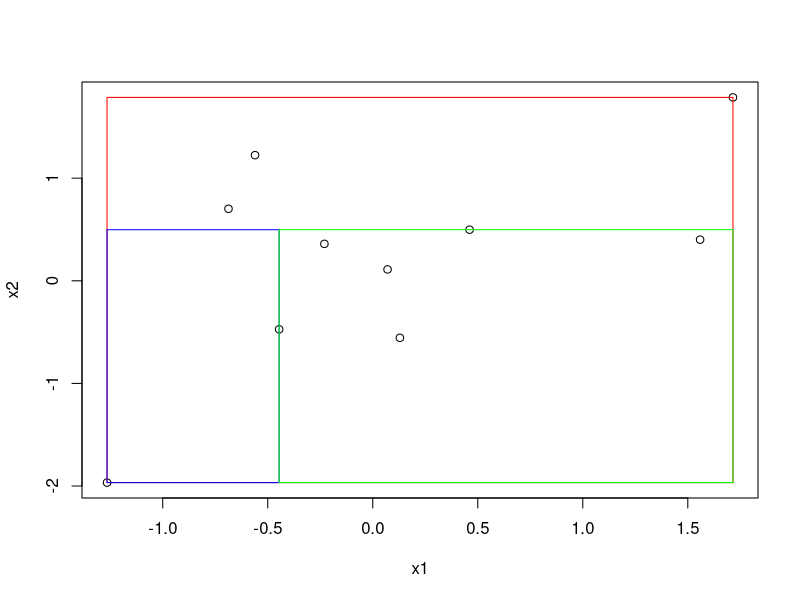

Write the R code that produced this figure.
## ---- chunk 1
knitr::opts_chunk$set(echo = TRUE)
## ---- chunk 2
f <- function() {
  fe <- environment(f)
  ee <- environment()
  pe <- parent.env(ee)
  list(fe=fe,ee=ee,pe=pe)
}
f()
## ---- chunk 3
f <- function(xx) {
  xx_parent <- if(exists("xx",envir=environment(f))) {
    get("xx",environment(f))
  } else {
    NULL
  }
  list(xx,xx_parent)
}
f(2)
xx <- 1
f(2)
rm(xx)
## ---- chunk 4
f <- function(xx) {
  if(exists("xx",envir=environment(f))) {
    xx_parent <- get("xx",envir=environment(f))
    if(xx_parent != xx) {
      warning("xx value in global env is ",xx_parent," and xx value in f is ",xx,"\n")
    }
  }
}
f(1)
xx <- 2
f(1)
rm(xx)
## ---- chunk 5
`%c%` <- function(x,y) c(x,y)
1:3 %c% 4:6
## ---- chunk 6
rfun <- function(seed,n) { set.seed(seed); return(rnorm(n))}
dat2 <- lapply(1:10,rfun,n=1e5) # apply rfun function with n=1e5 over 1:10
mfun2 <- function(x) { 
  return( data.frame(sum=sum(x),n=length(x)) ) }
sumdat <- lapply(dat2,mfun2) # apply mfun2 to each element of list "dat2"
simple_reduce <- function(x, f) { # Text section 9.5
  out <- x[[1]] 
  for (i in seq(2, length(x))) {
    out <- f(out, x[[i]])
  }
  out
}
allres <- simple_reduce(sumdat,rbind)
my_mean <- sum(allres[,"sum"])/sum(allres[,"n"]) # mean
## ---- chunk 7
mfun3 <- function(x,my_mean) { 
  return(data.frame(sum=sum((x-my_mean)^2),n=length(x)))
  }
## ---- chunk 8
sumdat <- lapply(dat2,mfun3,my_mean=my_mean)
## ---- chunk 9
allres <- simple_reduce(sumdat,rbind)
my_var <- sum(allres[,"sum"])/(sum(allres[,"n"])-1) 
 var(unlist(dat2)) # same
## ---- chunk 10
# Constructor for the node data structure:
new_node <- function(data,childl=NULL,childr=NULL){
  nn <- list(data=data,childl=childl,childr=childr) # note that input data is a list
  class(nn) <- "node"
  return(nn)
}
# The data stored in the node are a partition, or region of the 
# covariate space. Constructor for region data structure:
new_region <- function(coords=NULL,x,y){
  if(is.null(coords)) {
    # find range for each column in x and column binding result
    coords <- Reduce(cbind,lapply(x,range) )
  }
  out <- list(coords=coords,x=x,y=y)
  class(out) <- "region"
  return(out)
}
## ---- chunk 11
set.seed(123); n <- 10
x <- data.frame(x1=rnorm(n),x2=rnorm(n))
y <- rnorm(n)
new_region(x=x,y=y)
new_node(new_region(x=x,y=y))
new_node(new_region(x=x,y=y))$data
## ---- chunk 12
#---------------------------------------------------#
# Recursive partitioning function.
recpart <- function(x,y){
  init <- new_node(new_region(x=x,y=y))
  tree <- recpart_recursive(init)
  class(tree) <- c("tree",class(tree))
  return(tree)
}
recpart_recursive <- function(node) {
  R <- node$data
  # stop recursion if region has a single data point
  if(length(R$y) == 1) { return(node) } # NB: was return(NULL)
  # else find a split that minimizes a LOF criterion
  # Initialize
  lof_best  <- Inf
  # Loop over variables and splits
  for(v in 1:ncol(R$x)){ 
    tt <- split_points(R$x[,v]) # Exercise: write split_points()
    for(t in tt) { 
      gdat <- data.frame(y=R$y,x=as.numeric(R$x[,v] <= t))
      lof <- LOF(y~.,gdat) # Exercise: write LOF()
      if(lof < lof_best) { 
        lof_best <- lof
        childRs <- split(R,xvar=v,spt=t) # Exercises: write split.region()
      }
    }
  } 
  # Call self on best split
  node$childl <- recpart_recursive(new_node(childRs$Rl))
  node$childr <- recpart_recursive(new_node(childRs$Rr))
  return(node)
}

## ---- chunk 13
split_points <- function(x) {
  x <- sort(unique(x))
  x <- x[-length(x)] # remove the last element which is the max in the list of unique values
  return(x)
}

testx <- c(2,4,2,3,7,7,5,5,8) # 9 elements with 6 unique values
split_points(testx)

LOF <- function(form,data) {
  ff <- lm(form,data)
  return(sum(residuals(ff)^2))
}

set.seed(360)
xvar <- rnorm(20,1,1)
yvar <- 1+2*xvar+rnorm(20,0,1)
dxy <- as.data.frame(cbind(xvar=xvar,yvar=yvar))
LOF(yvar~xvar,dxy)

split.region <- function(R,xvar,spt){
  r1_ind <- (R$x[,xvar] <= spt)
  c1 <- c2 <- R$coords
  c1[2,xvar] <- spt; c2[1,xvar] <- spt 
  Rl <- new_region(c1,R$x[r1_ind,,drop=FALSE],R$y[r1_ind])
  Rr <- new_region(c2,R$x[!r1_ind,,drop=FALSE],R$y[!r1_ind])
  return(list(Rl=Rl,Rr=Rr))
}


init <- new_node(new_region(x=x,y=y))
init

test <- recpart(x,y)
test$childl$childl$childr
test$childl$childl

plot(test$data$x)
dc = test$data$coords
rect(dc[1,1],dc[1,2],dc[2,1],dc[2,2],border="red")
dc = test$childl$childl$data$coords
rect(dc[1,1],dc[1,2],dc[2,1],dc[2,2],border="blue")
dc = test$childl$childr$data$coords
rect(dc[1,1],dc[1,2],dc[2,1],dc[2,2],border="green")
